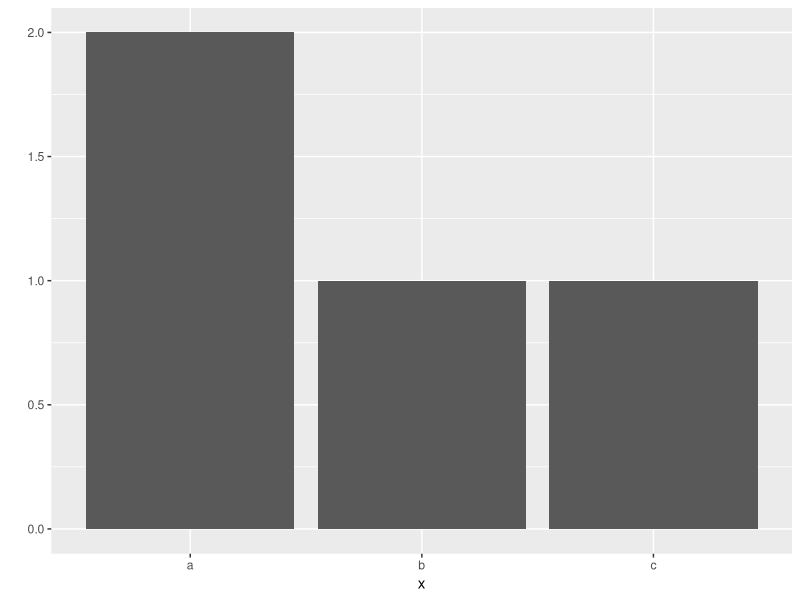
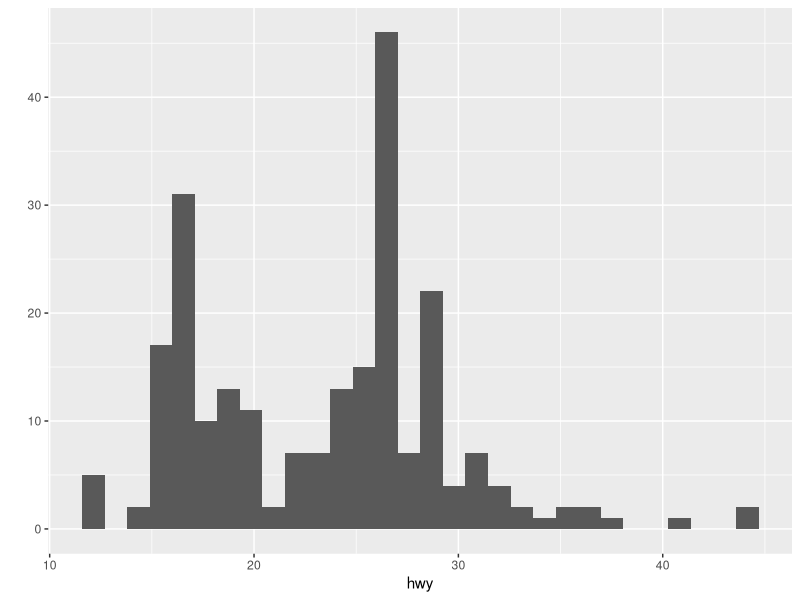
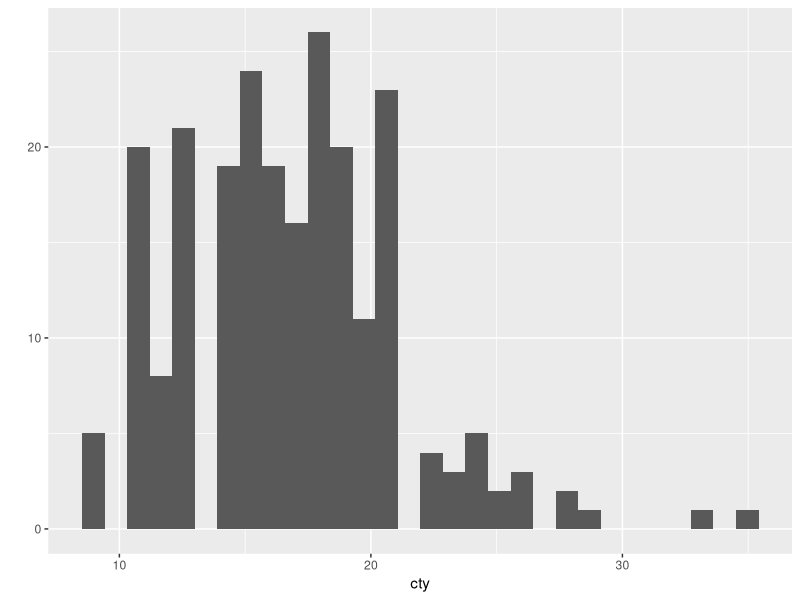
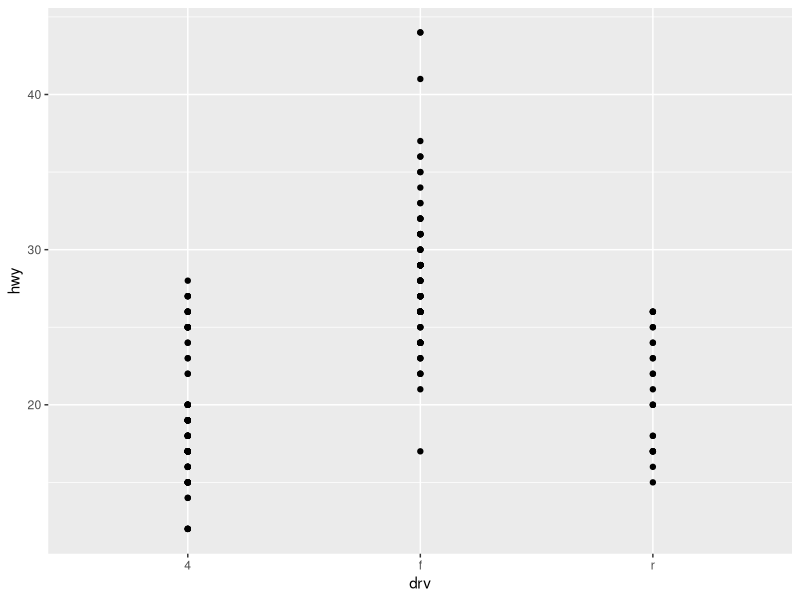
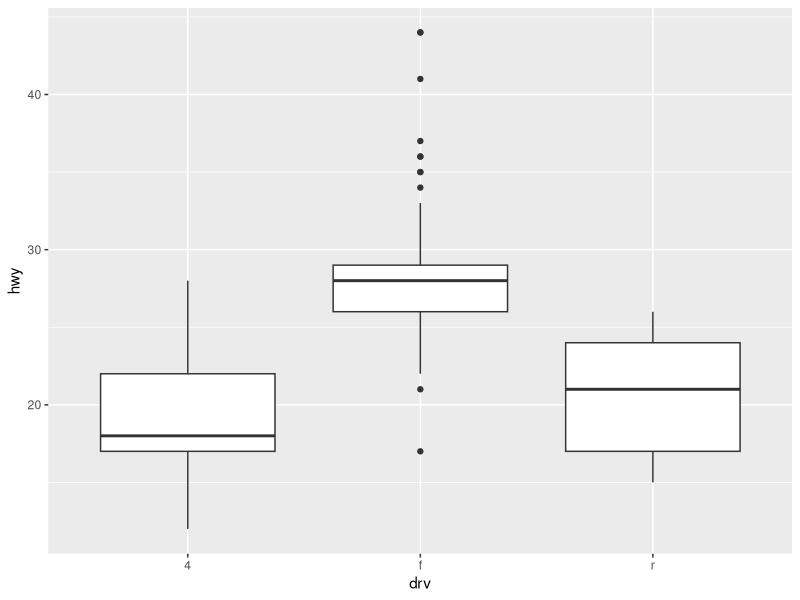
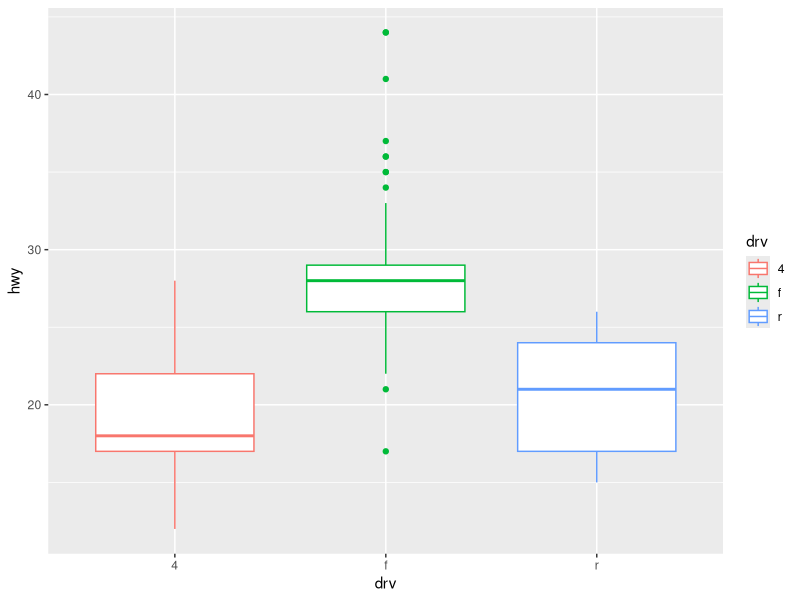

The R source for these figures, in order:
#변수 만들기
a <- 1
b <- 3.5

#여러 값으로 구성된 변수 만들기
#c()
var1 <- c(1,2,4,6,7)  #숫자 5개로 구성된 var1 생성(출력은 당연히 x)
var2 <- c(1:5)  #1부터 5까지 연속값으로 var2 생성(||)

#seq()
var3 <- seq(1,5)   #1부터 5까지 연속값으로 var3생성
var4 <- seq(1,10,by=2)    #1부터 10까지 2간격의 연속값으로 var4 생성

#숫자변수로 연산하기
var1 + var2

#문자형 변수 만들기 (반드시 쌍따옴표 이용하기)
#문자로 된 변수 만들기
str1 <- "a"
str2 <- "book"

#연속 문자 변수 만들기
str3 <- c("a", "b", "book")

#문자 변수는 당연하겠지만 연산은 불가


#숫자 함수의 사용
x <- c(1,2,3)
mean(x)
min(x)
max(x)

#문자 함수의 사용
paste(str3, collapse = ",")   #쉼표를 구분자로 str3의 단어를 하나로 합친다.
paste(str3, collapse = " ")   #공백을 구분자로 str3의 단어를 하나로 합친다.

#함수를 이용한 새로운 변수 생성
x_mean <- mean(x)
str3_paste <- paste(str3, collapse = "*")

#패키지 (여러개의 함수, 데이터의 집합이라고 생각하면 됨)
#패키지의 실행
library(ggplot2)
#패키지 함수 사용하기
x <- c("a", "b", "c", "a")
qplot(x)   #빈도 그래프 출력


#ggplot2의 mpg 데이터로 그래프 만들기
#data에 mpg, x축에 hwy 변수를 지정하여 그래프 생성
mpg
qplot(data = mpg, x = hwy)

#qplot() parameter 바꿔보기
#x축 cty
qplot(data = mpg, x = cty)
#x축 drv, y축 hwy
qplot(data = mpg, x = drv, y = hwy)
#x축 drv, y푹 hwy, 상자 그림 형태
qplot(data = mpg, x = drv, y = hwy, geom = "boxplot")
#x축 drv, y축 hwy, 상자 그림 형태, drv 별 색깔 표현
qplot(data = mpg, x = drv, y = hwy, geom = "boxplot", colour = drv)

#함수의 기능이 궁금할 때에는 Help 함수
?qplot
